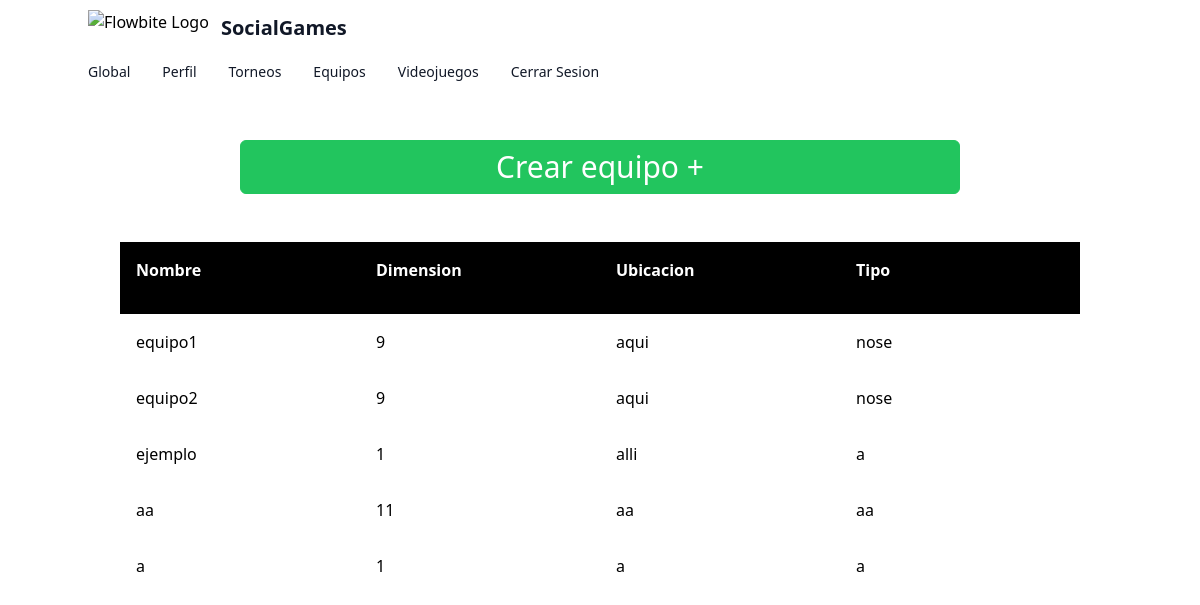
Screenshot of /equipos/index.php (signed in) with the database file from the repository.
### tables this page shows
CREATE TABLE `equipos` (
  `id_equipo` int(11) NOT NULL,
  `nombre` varchar(50) NOT NULL,
  `dimension` int(50) NOT NULL,
  `ubicacion` varchar(50) NOT NULL,
  `Tipo` varchar(20) NOT NULL,
  `password_team` varchar(20) DEFAULT NULL
);

### equipos/index.php (the view, shortened to what this page needs)
<!DOCTYPE html>
<html lang="en">
<head>
    <script src="https://cdn.tailwindcss.com"></script>
    <?php
        include ("../conectar_base.php");
    ?>
</head>
<body>
    <nav class="bg-white border-gray-200 px-2 sm:px-4 py-2.5 bg-gray-400">
        <div class="container flex flex-wrap justify-between items-center mx-auto">
            <a href="https://flowbite.com" class="flex items-center">
                <img src="https://svgsilh.com/svg_v2/2962084.svg" class="mr-3 h-6 sm:h-9" alt="Flowbite Logo" />
                <span class="self-center text-xl font-semibold whitespace-nowrap text-gray-900">SocialGames</span>
            </a>
            <div class="w-full block w-auto" id="mobile-menu">
            <ul class="flex mt-4 flex-row space-x-8 mt-0 text-sm font-medium">
                    <li>
                        <a href="http://localhost/Pryecto-Alfa/global"
                            class="border-0 hover:text-blue-700 p-0 text-gray-900 hover:text-white hover:bg-transparent ">Global</a>
                    </li>
                    <li>
                        <a href="http://localhost/Pryecto-Alfa/perfil"
                            class="border-0 hover:text-blue-700 p-0 text-gray-900 hover:text-white hover:bg-transparent ">Perfil</a>
                    </li>
                    <li>
                        <a href="http://localhost/Pryecto-Alfa/torneos"
                            class="border-0 hover:text-blue-700 p-0 text-gray-900 hover:text-white hover:bg-transparent ">Torneos</a>
                    </li>
                    <li>
                        <a href="http://localhost/Pryecto-Alfa/equipos"
                            class="border-0 hover:text-blue-700 p-0 text-gray-900 hover:text-white hover:bg-transparent ">Equipos</a>
                    </li>
                    <li>
                        <a href="http://localhost/Pryecto-Alfa/videojuegos"
                            class="border-0 hover:text-blue-700 p-0 text-gray-900 hover:text-white hover:bg-transparent ">Videojuegos</a>
                    </li>
                    <li>
                        <a href="../logout.php"
                            class="border-0 hover:text-blue-700 p-0 text-gray-900 hover:text-white hover:bg-transparent ">Cerrar Sesion</a>
                    </li>
                </ul>
            </div>
        </div>
    </nav>
    <div class="flex justify-center mt-10">
    <a href="./crearEquipo.html" class="w-3/5 text-center text-3xl border border-green-500 bg-green-500 text-white rounded-md px-4 py-2 m-2 transition duration-500 ease select-none hover:bg-green-600 focus:outline-none focus:shadow-outline">Crear equipo +</a>
    </div>
    <div  class="flex justify-center mt-10">
    <table class="text-left w-4/5">
		<thead class="bg-black flex text-white w-full">
			<tr class="flex w-full mb-4">
				<th class="p-4 w-1/4">Nombre</th>
				<th class="p-4 w-1/4">Dimension</th>
				<th class="p-4 w-1/4">Ubicacion</th>
				<th class="p-4 w-1/4">Tipo</th>
			</tr>
		</thead>
		<tbody class="bg-grey-light flex flex-col items-center  overflow-y-scroll w-full" style="height: 50vh;">
        <?php
                $sql1=" SELECT * FROM equipos";
                $registro=mysqli_query($conexion,$sql1) or die ("Error en la consulta $sql1");
                while($fila = mysqli_fetch_array($registro)){
                    echo "<tr class='flex w-full'>
                    <td class='p-4 w-1/4'>$fila[nombre]</td>
                    <td class='p-4 w-1/4'>$fila[dimension]</td>
                    <td class='p-4 w-1/4'>$fila[ubicacion]</td>
                    <td class='p-4 w-1/4'>$fila[Tipo]</td>
                </tr>";
                }
            ?>
		</tbody>
	</table>
    </div>
</body>
</html>

### rows the page displays
equipos: nombre "equipo1", dimension "9", ubicacion "aqui", Tipo "nose"
equipos: nombre "equipo2", dimension "9", ubicacion "aqui", Tipo "nose"
equipos: nombre "ejemplo", dimension "1", ubicacion "alli", Tipo "a"
equipos: nombre "aa", dimension "11", ubicacion "aa", Tipo "aa"
equipos: nombre "a", dimension "1", ubicacion "a", Tipo "a"
